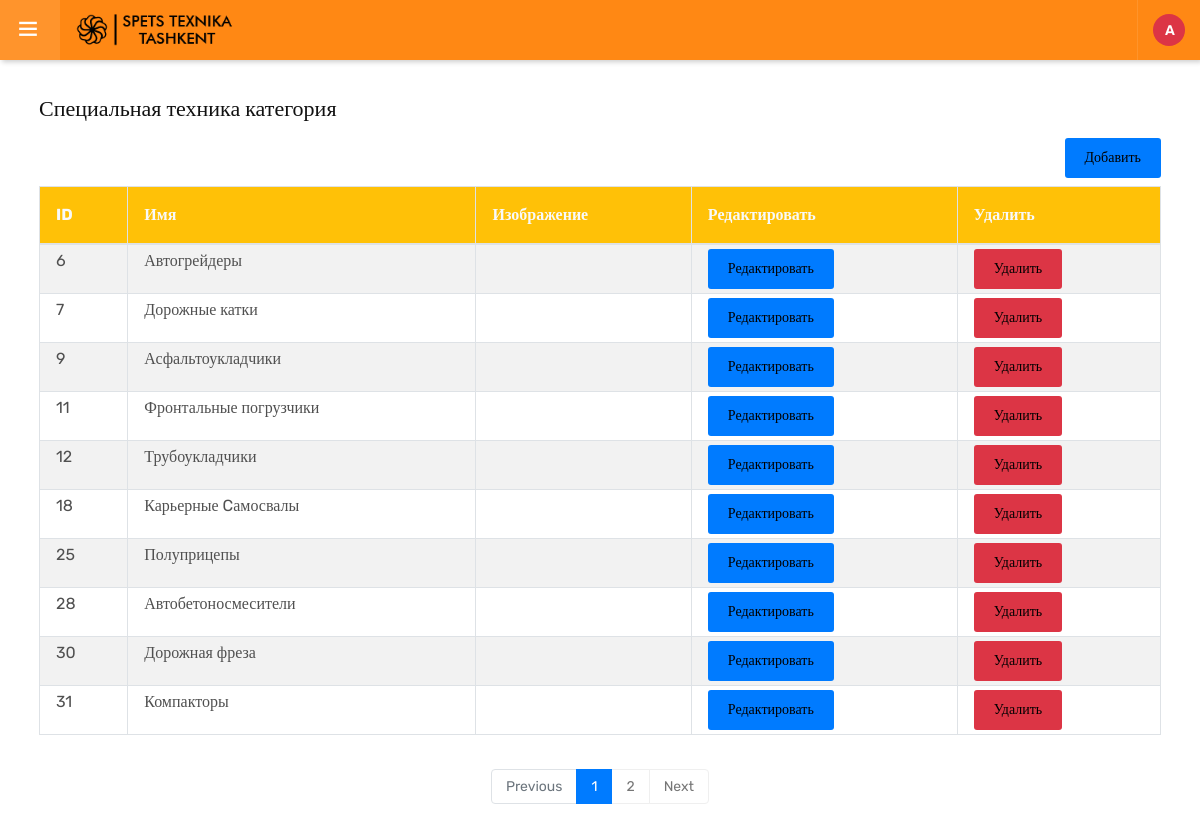
The page /dashboard/stc/ (signed in) on the database its author committed.
### core/models.py (models this page shows, shortened)
class SpecialTechniqueCategory(models.Model):
    name = models.CharField(max_length=60, verbose_name="название")
    image = models.ImageField(upload_to='images/special_technique/', blank=True)
    top = models.IntegerField(default=1, null=True)
    class Meta:
        verbose_name = "Категория специальной техники"
        verbose_name_plural = "Категории специальной техники"

### dashboard/views.py (the view)
# urls.py: path("stc/", views.specialtechniquecategory, name="stc"),
@login_required(login_url='dashboard:login')
def specialtechniquecategory(request):
    queryset = SpecialTechniqueCategory.objects.all()
    paginator = Paginator(queryset, 10)
    page_number = request.GET.get('page')
    page_obj = paginator.get_page(page_number)
    return render(request, 'dashboard/stc.html', context={"queryset": queryset, 'page_obj': page_obj})

### templates/dashboard/stc.html (shortened to what this page needs)
{% extends "base.html" %}
{% load crispy_forms_tags %}
{% block body %}
    <div class="container">
        <div class="row">
            <div class="col-xl-12 col-md-12 col-sm-12 col-12 flex ai-center mb-2 px-4">
            <h4>Специальная техника категория</h4>
            <a style="float: right;" href="{% url 'dashboard:create_stc' %}" class="btn btn-primary">Добавить</a>
        </div>
    {% if queryset %}
    <div class="col-12 px-4">
        <table class="slide table table-striped table-bordered mb-4 rounded-2">
            <thead class="table-bordered bg-warning">
                <tr>
                    <th class="py-1 px-3 text-light py-3">ID</th>
                    <th class="py-1 px-3 text-light py-3">Имя</th>
                    <th class="py-1 px-3 text-light py-3">Изображение</th>
                    <th class="py-1 px-3 text-light py-3">Редактировать</th>
                    <th class="py-1 px-3 text-light py-3">Удалить</th>
                </tr>
            </thead>
            <tbody>
                {% for object in page_obj %}
                    <tr>
                        <td class="py-1 px-3">
                            {{ object.id }}
                        </td>
                        <td class="py-1 px-3">
                            {{ object.name }}
                        </td>
                        <td class="py-1 px-3">
                        </td>
                        <td class="py-1 px-3">
                            <a href="{% url 'dashboard:update_stc' object.id %}" class="btn btn-primary">
                                Редактировать
                            </a>
                        </td>
                        <td class="py-1 px-3">
                            <a href="{% url 'dashboard:delete_stc' object.id %}" class="btn bg-danger">
                                Удалить
                            </a>
                        </td>
                    </tr>
                {% endfor %}
            </tbody>
        </table>
        {% include "dashboard/includes/page_obj.html" %}
    </div>
        {% else %}
        <h1 class="slide alert alert-danger">Не найден Специальная техника категория</h1>
    {% endif %}
    </div>
</div>
{% endblock %}

### templates/base.html (shortened to what this page needs)
<!DOCTYPE html>
{% load static %}
<html lang="en">
<head>
    <link rel="stylesheet" type="text/css" href="{% static 'assets/css/assets.css' %}">
    <link rel="stylesheet" type="text/css" href="{% static 'assets/vendors/calendar/fullcalendar.css' %}">
    <link rel="stylesheet" type="text/css" href="{% static 'assets/css/typography.css' %}">
    <link rel="stylesheet" type="text/css" href="{% static 'assets/css/shortcodes/shortcodes.css' %}">
    <link rel="stylesheet" type="text/css" href="{% static 'assets/css/style.css' %}">
    <link rel="stylesheet" type="text/css" href="{% static 'assets/css/dashboard.css' %}">
    <link class="skin" rel="stylesheet" type="text/css" href="{% static 'assets/css/color/color-1.css' %}">
</head>
<body class="ttr-opened-sidebar ttr-pinned-sidebar">
<main class="ttr-wrapper">
    {% block body %}
    {% endblock %}
    <div id="main-wrapper">
        {% include 'dashboard/includes/header.html' %}
    </div>
</main>
</body>
</html>

### templates/dashboard/includes/page_obj.html (shortened to what this page needs)
<nav aria-label="Page navigation example">
    <ul class="pagination justify-content-center">
    {% if page_obj.has_previous %}
        <li class="page-item">
        <a class="page-link" href="?page={{ page_obj.previous_page_number }}">Previous</a>
      </li>
    {% else %}
        <li class="page-item disabled">
        <a class="page-link" href="#" tabindex="-1" aria-disabled="True">Previous</a>
      </li>
    {% endif %}
    {% for i in page_obj.paginator.page_range %}
        {% if page_obj.number == i %}
            <li class="page-item active" aria-current="page">
          <span class="page-link">
            {{ i }}
          </span>
        </li>
        {% elif i > page_obj.number|add:'-5' and i < page_obj.number|add:'5' %}
             <li class="page-item"><a class="page-link" href="?page={{ i }}">{{ i }}</a></li>
        {% endif %}
    {% endfor %}
    {% if page_obj.has_next %}
        <li class="page-item">
        <a class="page-link" href="?page={{ page_obj.next_page_number }}">Next</a>
      </li>
    {% else %}
        <li class="page-item disabled">
        <a class="page-link" href="#" tabindex="-1" aria-disabled="True">Next</a>
      </li>
    {% endif %}
  </ul>
</nav>

### templates/dashboard/includes/header.html (shortened to what this page needs)
{% load static %}
	<header class="ttr-header">
		<div class="ttr-header-wrapper">
			<div class="ttr-toggle-sidebar ttr-material-button">
				<i class="ti-menu ttr-close-icon"></i>
			</div>
			<div class="ttr-logo-box">
				<div>
					<a href="/" class="ttr-logo">
						<img class="ttr-logo-desktop" alt="" src="{% static 'logo.png' %}" width="160" height="27">
					</a>
				</div>
			</div>
			<div class="ttr-header-right ttr-with-seperator">
				<ul class="ttr-header-navigation">
					<li>
						<a href="#" class="ttr-material-button ttr-submenu-toggle">
							<span class="ttr-user-avatar">
								<div class="bg-danger" style="vertical-align: middle; padding: 7.5px 12px">A</div>
							</span>
						</a>
					</li>
				</ul>
			</div>
		</div>
	</header>

### templates/dashboard/includes/sidebar.html (shortened to what this page needs)
{% load static %}

### staticfiles/assets/css/typography.css (style rules this page uses)
body { background-color: #fff; font-family: Rubik; font-size: 16px; font-weight: 400; color:#505050; padding: 0; margin: 0; overflow-x: hidden; -webkit-font-smoothing: antialiased; font-smoothing: antialiased; -moz-osx-font-smoothing: grayscale; scroll-behavior: smooth; }
a { color: #6f6f6f; outline: 0 none; text-decoration: none; }
img { border-style: none; height: auto; max-width: 100%; vertical-align: middle; }
section, article, aside, details, figcaption, figure, footer, header, hgroup, main, menu, nav, summary { display: block; }
table { background-color: transparent; width: 100%; }
table thead th { color: #333; }
table td { padding: 15px 10px; }
p, address, pre, hr, ul, ol, dl, dd, table { margin-bottom: 24px; }
h1, h2, h3, h4, h5, h6 { color: #111111; font-family: rubik; margin-top:0; }
h4 { font-size: 22px; line-height: 28px; margin-bottom: 15px; font-weight: 500; }
dl, ul, ol { list-style-position: outside; padding: 0; }
ul, ol { margin-bottom: 24px; }
ul li, ol li { padding: 0; }

### staticfiles/assets/css/dashboard.css (style rules this page uses)
.ttr-header { position: fixed; z-index: 99; width: 100%; left: 0; top: 0; font-size: 14px; height: 60px; font-weight: 400; background: #ff8814 !important; background: -moz-linear-gradient(left, #ff8814 0%, #db4b24 100%); background: -webkit-linear-gradient(left, #ff8814 0%,#db4b24 100%); background: linear-gradient(to right, #ff8814 0%,#db4b24 100%); filter: progid:DXImageTransform.Microsoft.gradient( startColorstr='#ff8814', endColorstr='#db4b24',GradientType=1 ); -webkit-box-shadow: 2px 2px 5px 0px rgba(0,0,0,0.2); -moz-box-shadow: 2px 2px 5px 0px rgba(0,0,0,0.2); box-shadow: 2px 2px 5px 0px rgba(0,0,0,0.2); -webkit-transition: top 300ms cubic-bezier(0.215, 0.610, 0.355, 1.000); -moz-transition: top 300ms cubic-bezier(0.215, 0.610, 0.355, 1.000); -o-transition: top 300ms cubic-bezier(0.215, 0.610, 0.355, 1.000); transition: top 300ms cubic-bezier(0.215, 0.610, 0.355, 1.000); }
.ttr-header a { color: #f37319; }
.ttr-toggle-sidebar { width: 60px; height: 60px; text-align: center; cursor: pointer; color: #FFF; background-color: rgba(255,255,255,0.1); float: left; }
.ttr-toggle-sidebar i { position: absolute; left: 18px; top: 18px; font-size: 20px; -webkit-transition: transform 200ms cubic-bezier(0.215, 0.610, 0.355, 1.000); -moz-transition: transform 200ms cubic-bezier(0.215, 0.610, 0.355, 1.000); -o-transition: transform 200ms cubic-bezier(0.215, 0.610, 0.355, 1.000); transition: transform 200ms cubic-bezier(0.215, 0.610, 0.355, 1.000); }
.ttr-toggle-sidebar .ttr-close-icon { transform: scale(0); }
.ttr-opened-sidebar .ttr-toggle-sidebar .ttr-close-icon { transform: scale(1); }
.ttr-logo-box { display: block; float: left; }
.ttr-logo { font-size: 18px; color: #FFF; display: flex; align-items: center; height:60px; padding:0 15px; }
.ttr-logo img { display: block; float: left; }
.ttr-logo .ttr-logo-desktop { display: block; }
.ttr-header-navigation, .ttr-header-navigation ul { list-style: none; padding: 0; margin:0; }
.ttr-header-navigation > li { float: left; position: relative; }
.ttr-header-navigation > li > a { display: table-cell !important; vertical-align: middle; height: 60px; line-height: normal; color: #FFF; font-weight: 600; padding: 0 15px; text-decoration: none; }
.ttr-header-right { display: inline-block; float: right; }
.ttr-header-right.ttr-with-seperator .ttr-header-navigation li { border-left:solid 1px rgba(255,255,255,0.1); }
.ttr-user-avatar { display: block; width: 32px; height: 32px; border-radius:100%; overflow: hidden; }
.ttr-pinned-sidebar.ttr-opened-sidebar .ttr-wrapper { margin-left: 300px; }
.ttr-pinned-sidebar .ttr-wrapper { margin-left: 0; }
.ttr-material-button { position: relative; overflow: hidden; }
.ttr-wrapper { padding-top: 95px; -webkit-transition: margin 200ms cubic-bezier(0.215, 0.610, 0.355, 1.000); -moz-transition: margin 200ms cubic-bezier(0.215, 0.610, 0.355, 1.000); -o-transition: margin 200ms cubic-bezier(0.215, 0.610, 0.355, 1.000); transition: margin 200ms cubic-bezier(0.215, 0.610, 0.355, 1.000); }
.ttr-wrapper { padding-left:15px; padding-right:15px; }
@media only screen and (max-width: 1200px) { .ttr-pinned-sidebar .ttr-wrapper { margin-left: 310px; } }
@media only screen and (max-width: 1200px) { .ttr-pinned-sidebar.ttr-opened-sidebar .ttr-wrapper { margin-left: 0; } }

### staticfiles/assets/css/shortcodes/breadcrumb.css (style rules this page uses)
.table > tbody > tr > td, .table > tbody > tr > th, .table > tfoot > tr > td, .table > tfoot > tr > th, .table > thead > tr > td, .table > thead > tr > th { padding: 10px; }

### rows shown on the page
SpecialTechniqueCategory: id "6", name "Автогрейдеры"
SpecialTechniqueCategory: id "7", name "Дорожные катки"
SpecialTechniqueCategory: id "9", name "Асфальтоукладчики"
SpecialTechniqueCategory: id "11", name "Фронтальные погрузчики"
SpecialTechniqueCategory: id "12", name "Трубоукладчики"
SpecialTechniqueCategory: id "18", name "Карьерные Cамосвалы"
SpecialTechniqueCategory: id "25", name "Полуприцепы"
SpecialTechniqueCategory: id "28", name "Автобетоносмесители"
SpecialTechniqueCategory: id "30", name "Дорожная фреза"
SpecialTechniqueCategory: id "31", name "Компакторы"

### other values the page prints
{{ i }} "1"
{{ i }} "2"
